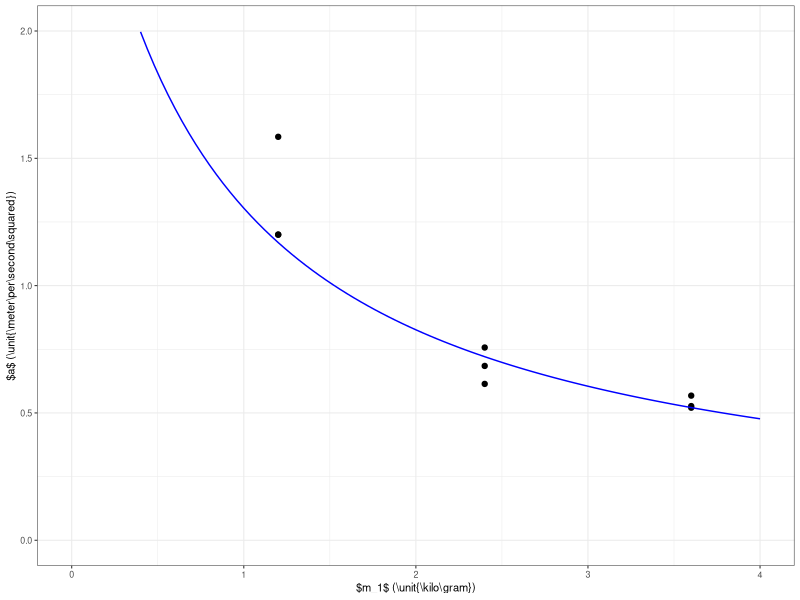

R code for this plot:
library(ggplot2)
raw <- read.csv("yagnyeshwaran.csv",header=TRUE)

library(dplyr)
data <- mutate(
 raw,
 ameas.ms2 = 2*x.m/t.s^2
 )

apredicted.ms2 <- function(m2,m1,mc){
  9.81*m2/(m2+m1+mc)
}

fig <- ggplot(data)+geom_point(aes(x=m1.kg,y=ameas.ms2))+
    ylim(0,2)+xlim(0,4)+
    geom_function(fun=apredicted.ms2,args=list(m2=0.23,mc=0.5),color='blue')+
    xlab('$m_1$ (\\unit{\\kilo\\gram})')+
    ylab('$a$ (\\unit{\\meter\\per\\second\\squared})')+
    theme_bw(base_size=8)

library(svglite)
svglite('fig3.svg',width=3,height=2,pointsize=8)
print(fig)
dev.off()

library(xtable)
results <- summarize(
	mean.t = mean(t.s),
	sd.t = sd(t.s),
	mean.a = mean(ameas.ms2),
	sd.a = sd(ameas.ms2),
	group_by(data,m1.kg)
	)
print(xtable(results),include.rownames=FALSE,file='table1raw.tex')
